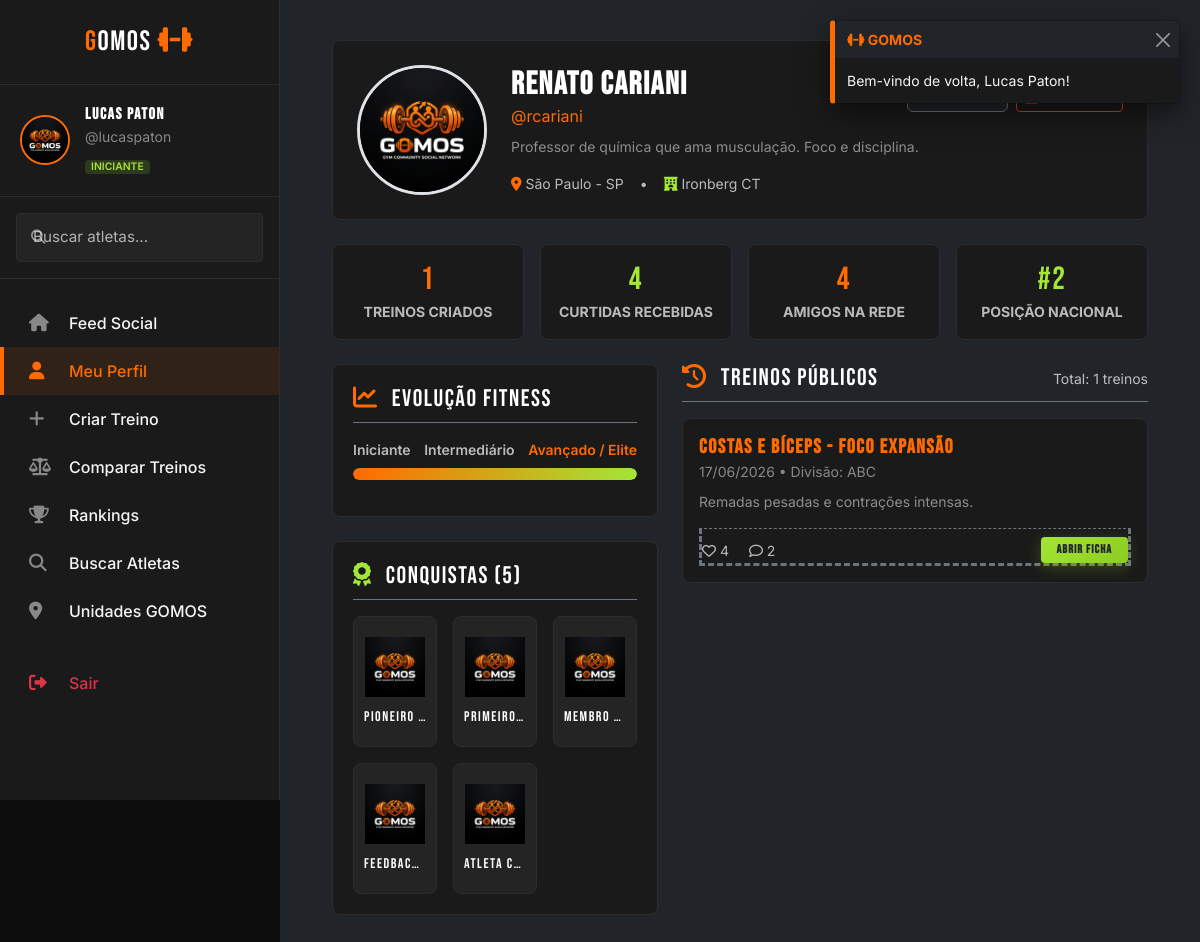
The app's page /gomos/perfil/rcariani (signed in), older data.
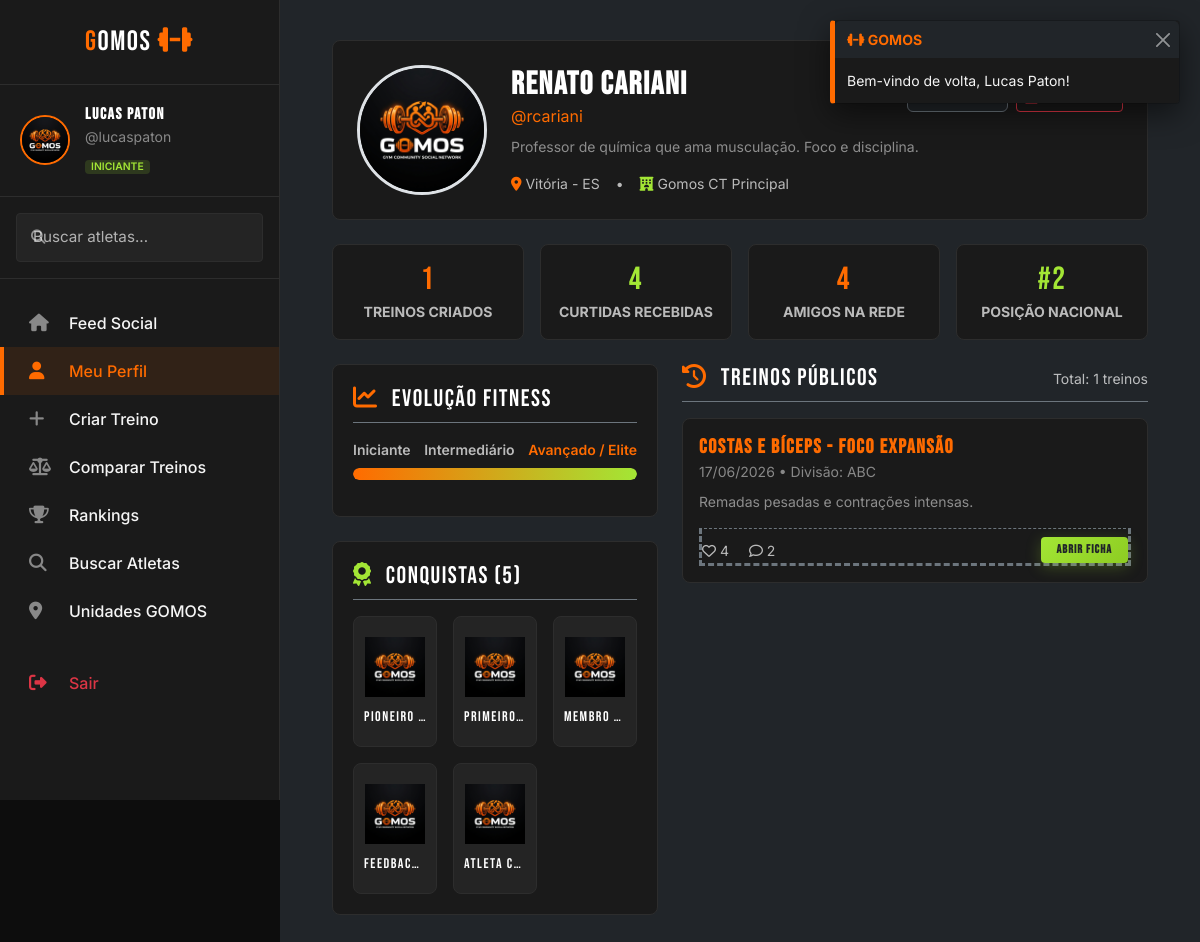
The same page, newer data.
### tables this page shows
CREATE TABLE IF NOT EXISTS usuarios (
    id INT AUTO_INCREMENT PRIMARY KEY,
    nome VARCHAR(100) NOT NULL,
    username VARCHAR(50) NOT NULL UNIQUE,
    email VARCHAR(100) NOT NULL UNIQUE,
    senha VARCHAR(255) NOT NULL,
    foto_perfil VARCHAR(255) DEFAULT 'default_avatar.png',
    bio TEXT,
    nivel_fitness ENUM('iniciante', 'intermediario', 'avancado') DEFAULT 'iniciante',
    academia_id INT,
    cidade VARCHAR(100) NOT NULL,
    estado CHAR(2) NOT NULL,
    peso DECIMAL(5,2) DEFAULT 0.00,
    altura INT DEFAULT 0,
    total_treinos INT DEFAULT 0,
    total_curtidas INT DEFAULT 0,
    pontos_ranking INT DEFAULT 0,
    ativo TINYINT(1) DEFAULT 1,
    criado_em TIMESTAMP DEFAULT CURRENT_TIMESTAMP,
    ultimo_acesso TIMESTAMP DEFAULT CURRENT_TIMESTAMP ON UPDATE CURRENT_TIMESTAMP,
    FOREIGN KEY (academia_id) REFERENCES academias(id) ON DELETE SET NULL
);

CREATE TABLE IF NOT EXISTS academias (
    id INT AUTO_INCREMENT PRIMARY KEY,
    nome VARCHAR(150) NOT NULL,
    endereco VARCHAR(255) NOT NULL,
    cidade VARCHAR(100) NOT NULL,
    estado CHAR(2) NOT NULL,
    cep VARCHAR(10) NOT NULL,
    telefone VARCHAR(20),
    site VARCHAR(255),
    foto VARCHAR(255) DEFAULT 'default_academia.jpg',
    total_membros INT DEFAULT 0,
    avaliacao_media DECIMAL(3,2) DEFAULT 0.00,
    verificada TINYINT(1) DEFAULT 0,
    criado_em TIMESTAMP DEFAULT CURRENT_TIMESTAMP
);

### gomos/app/views/perfil/visualizar.php (the view, shortened to what the changed rows need)
<?php
require_once __DIR__ . '/../partials/header.php';
?>
<div class="dashboard-wrapper">
    <?php require_once __DIR__ . '/../partials/sidebar.php'; ?>
    <main class="main-content-gomos bg-dark">
        <div class="container-fluid">
            <div class="card-gomos p-4 mb-4">
                <div class="row align-items-center g-4">
                    <div class="col-md-auto text-center">
                        <img src="<?= $root ?>/assets/img/<?= $usuario['foto_perfil'] ?>" alt="Avatar" class="rounded-circle border border-3 border-orange" style="width: 130px; height: 130px; object-fit: cover;">
                    </div>
                    <div class="col-md">
                        <div class="d-flex flex-wrap align-items-center justify-content-between gap-3 mb-2">
                            <div>
                                <h2 class="text-white m-0 fw-bold"><?= $usuario['nome'] ?></h2>
                                <span class="text-orange">@<?= $usuario['username'] ?></span>
                            </div>
                            <div>
                                <?php if ($status_amizade === 'nenhum'): ?>
                                    <form action="<?= $rootUrl ?>/amigos/adicionar/<?= $usuario['id'] ?>" method="POST" class="m-0">
                                        <button type="submit" class="btn btn-primary-gomos btn-sm"><i class="fa-solid fa-user-plus"></i> ADICIONAR AMIGO</button>
                                    </form>
                                <?php elseif ($status_amizade === 'pendente_enviado'): ?>
                                    <button class="btn btn-outline-secondary btn-sm" disabled><i class="fa-solid fa-clock"></i> SOLICITAÇÃO PENDENTE</button>
                                <?php elseif ($status_amizade === 'aceita'): ?>
                                    <div class="d-flex gap-2 align-items-center">
                                        <span class="badge bg-dark border border-secondary text-secondary py-2 px-3"><i class="fa-solid fa-user-check text-lime"></i> AMIGOS</span>
                                        <form action="<?= $rootUrl ?>/amigos/recusar/<?= $usuario['id'] ?>" method="POST" onsubmit="return confirm('Deseja realmente remover este amigo?');" class="m-0">
                                            <button type="submit" class="btn btn-outline-danger btn-sm"><i class="fa-solid fa-user-minus"></i> REMOVER</button>
                                        </form>
                                    </div>
                                <?php endif; ?>
                            </div>
                        </div>
                        <p class="text-white-50 small mb-3"><?= $usuario['bio'] ?: 'Este atleta ainda não cadastrou uma bio.' ?></p>
                        <div class="d-flex flex-wrap gap-2 align-items-center text-secondary small">
                            <span><i class="fa-solid fa-location-dot text-orange"></i> <?= $usuario['cidade'] ?> - <?= $usuario['estado'] ?></span>
                            <span class="mx-2">•</span>
                            <span><i class="fa-solid fa-hotel text-lime"></i> <?= $usuario['nome_academia'] ?: 'Sem Academia vinculada' ?></span>
                        </div>
                    </div>
                </div>
            </div>
            <div class="row g-3 mb-4">
                <div class="col-md-3 col-6">
                    <div class="card-gomos text-center p-3 m-0">
                        <h2 class="text-orange m-0" style="font-family: 'Bebas Neue';"><?= $usuario['total_treinos'] ?></h2>
                        <span class="text-secondary small fw-bold">TREINOS CRIADOS</span>
                    </div>
                </div>
                <div class="col-md-3 col-6">
                    <div class="card-gomos text-center p-3 m-0">
                        <h2 class="text-lime m-0" style="font-family: 'Bebas Neue';"><?= $usuario['total_curtidas'] ?></h2>
                        <span class="text-secondary small fw-bold">CURTIDAS RECEBIDAS</span>
                    </div>
                </div>
                <div class="col-md-3 col-6">
                    <div class="card-gomos text-center p-3 m-0">
                        <h2 class="text-orange m-0" style="font-family: 'Bebas Neue';"><?= $total_amigos ?></h2>
                        <span class="text-secondary small fw-bold">AMIGOS NA REDE</span>
                    </div>
                </div>
                <div class="col-md-3 col-6">
                    <div class="card-gomos text-center p-3 m-0">
                        <h2 class="text-lime m-0" style="font-family: 'Bebas Neue';">#<?= $posicao_ranking ?></h2>
                        <span class="text-secondary small fw-bold">POSIÇÃO NACIONAL</span>
                    </div>
                </div>
            </div>
            <div class="row">
                <div class="col-lg-5">
                    <div class="card-gomos mb-4">
                        <h4 class="text-white border-bottom border-secondary pb-2 mb-3"><i class="fa-solid fa-chart-line text-orange me-2"></i> EVOLUÇÃO FITNESS</h4>
                        <?php
                        $nivel = $usuario['nivel_fitness'];
                        $progresso = 33;
                        if ($nivel === 'avancado') $progresso = 100;
                        ?>
                        <div class="d-flex justify-content-between text-secondary small mb-2 fw-semibold">
                            <span>Iniciante</span>
                            <span class="<?= $nivel === 'intermediario' ? 'text-lime' : '' ?>">Intermediário</span>
                            <span class="<?= $nivel === 'avancado' ? 'text-orange' : '' ?>">Avançado / Elite</span>
                        </div>
                        <div class="progress progress-gomos mb-3">
                            <div class="progress-bar progress-bar-gomos" role="progressbar" style="width: <?= $progresso ?>%;" aria-valuenow="<?= $progresso ?>" aria-valuemin="0" aria-valuemax="100"></div>
                        </div>
                    </div>
                    <div class="card-gomos">
                        <h4 class="text-white border-bottom border-secondary pb-2 mb-3"><i class="fa-solid fa-award text-lime me-2"></i> CONQUISTAS (<?= count($conquistas) ?>)</h4>
                        <?php if (!empty($conquistas)): ?>
                            <div class="row g-3">
                                <?php foreach ($conquistas as $conq): ?>
                                    <div class="col-4">
                                        <div class="badge-grid-item" title="<?= $conq['descricao'] ?>">
                                            <img src="<?= $root ?>/assets/img/<?= $conq['icone'] ?>" alt="Badge Icon" class="badge-icon-img img-fluid">
                                            <h6 class="m-0 text-white text-truncate small"><?= $conq['nome'] ?></h6>
                                        </div>
                                    </div>
                                <?php endforeach; ?>
                            </div>
                        <?php else: ?>
                            <p class="text-secondary small m-0 text-center py-3">Este atleta ainda não desbloqueou conquistas.</p>
                        <?php endif; ?>
                    </div>
                </div>
                <div class="col-lg-7">
                    <div class="d-flex align-items-center justify-content-between mb-3 border-bottom border-secondary pb-2">
                        <h4 class="text-white m-0"><i class="fa-solid fa-clock-rotate-left text-orange me-2"></i> TREINOS PÚBLICOS</h4>
                        <span class="text-secondary small">Total: <?= count($treinos) ?> treinos</span>
                    </div>
                    <?php if (!empty($treinos)): ?>
                        <?php foreach ($treinos as $t): ?>
                            <div class="card-gomos mb-3 p-3">
                                <div class="d-flex justify-content-between align-items-start mb-2">
                                    <div>
                                        <h5 class="text-orange m-0"><a href="<?= $rootUrl ?>/treino/<?= $t['id'] ?>" class="text-orange text-decoration-none fw-bold"><?= $t['titulo'] ?></a></h5>
                                        <span class="text-muted-gomos small"><?= date('d/m/Y', strtotime($t['criado_em'])) ?> • Divisão: <?= $t['tipo_treino'] ?></span>
                                    </div>
                                </div>
                                <p class="text-white-50 small mb-2 text-truncate"><?= $t['descricao'] ?></p>
                                <div class="d-flex justify-content-between align-items-center mt-3 pt-2 border-top border-secondary" style="border-style: dashed !important;">
                                    <div class="small text-secondary">
                                        <span><i class="fa-regular fa-heart"></i> <?= $t['total_curtidas'] ?></span>
                                        <span class="ms-3"><i class="fa-regular fa-comment"></i> <?= $t['total_comentarios'] ?></span>
                                    </div>
                                    <a href="<?= $rootUrl ?>/treino/<?= $t['id'] ?>" class="btn btn-secondary-gomos btn-sm text-dark px-3 py-1" style="font-size: 0.75rem;">ABRIR FICHA</a>
                                </div>
                            </div>
                        <?php endforeach; ?>
                    <?php else: ?>
                        <div class="card-gomos text-center p-4">
                            <p class="text-secondary m-0">Nenhum treino público disponível.</p>
                        </div>
                    <?php endif; ?>
                </div>
            </div>
        </div>
    </main>
</div>
<?php require_once __DIR__ . '/../partials/footer.php'; ?>

Row changes from the older to the newer data that the page shows:
changed usuarios "Renato Cariani": cidade "São Paulo" → "Vitória"; estado "SP" → "ES"; academia.nome "Ironberg CT" → "Gomos CT Principal"
